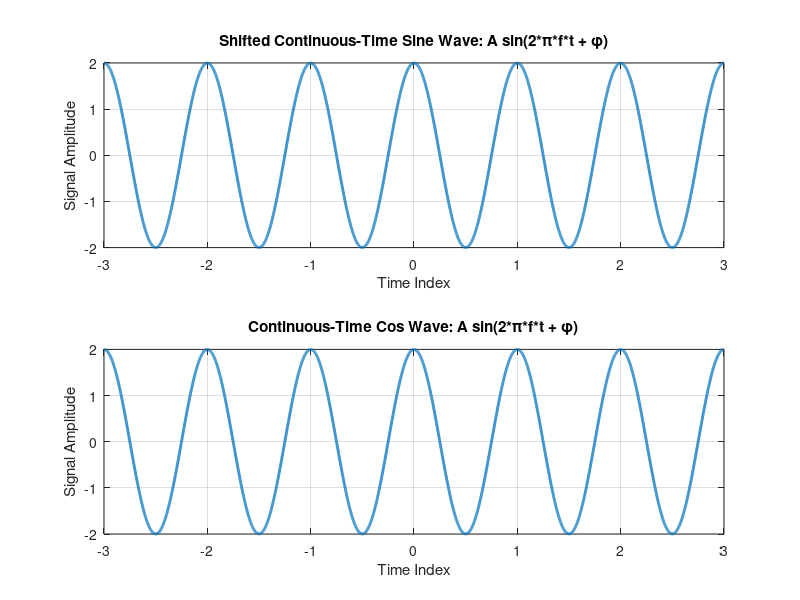

MATLAB code for this plot:
clc; clear; close all;

fs=1000; 
t=-3:1/fs:3; 
A=2; 
phase=pi/2; 
f=1;
x=A * sin(2*pi*f*t + phase);

% Sub Plot of signal without phase
subplot(2,1,1);
plot(t,x, 'linewidth', 2)
title('Shifted Continuous-Time Sine Wave: A sin(2*\pi*f*t + \phi)') 
xlabel('Time Index')
ylabel('Signal Amplitude') 
axis([t(1) t(end) -A A]) 
grid;

phase = 0;
x=A * cos(2*pi*f*t + phase);

% Sub Plot of shifted wave
subplot(2,1,2);
plot(t,x, 'linewidth', 2)
title('Continuous-Time Cos Wave: A sin(2*\pi*f*t + \phi)') 
xlabel('Time Index')
ylabel('Signal Amplitude') 
axis([t(1) t(end) -A A]) 
grid;
